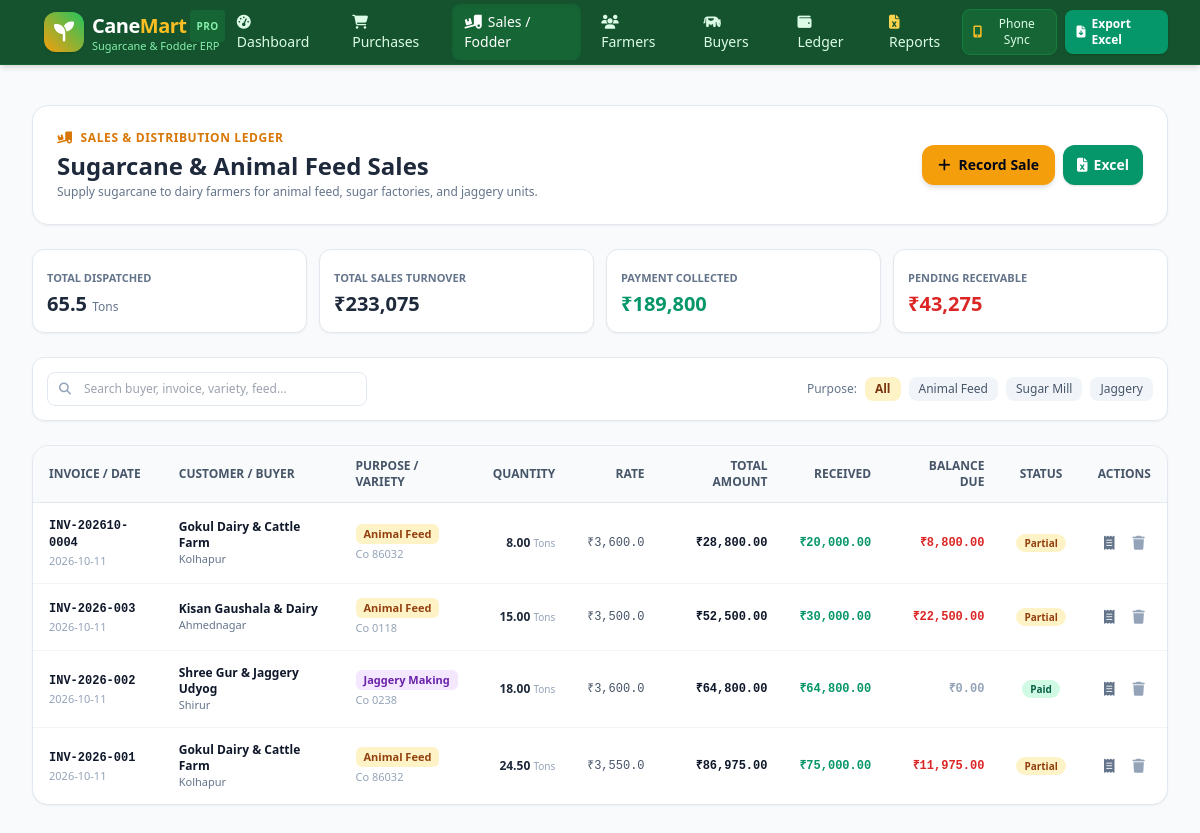
The app's page /sales with its own data.
### tables this page shows
CREATE TABLE sales (
        id INTEGER PRIMARY KEY AUTOINCREMENT,
        invoice_no TEXT UNIQUE NOT NULL,
        customer_id INTEGER,
        customer_name TEXT NOT NULL,
        sale_date TEXT NOT NULL,
        variety TEXT NOT NULL,
        purpose TEXT DEFAULT 'Animal Feed',
        quantity REAL NOT NULL,
        unit TEXT DEFAULT 'Tons',
        rate_per_unit REAL NOT NULL,
        total_amount REAL NOT NULL,
        paid_amount REAL DEFAULT 0,
        remaining_amount REAL DEFAULT 0,
        payment_status TEXT DEFAULT 'Unpaid',
        transport_id INTEGER,
        vehicle_no TEXT,
        notes TEXT,
        created_at TIMESTAMP DEFAULT CURRENT_TIMESTAMP,
        FOREIGN KEY (customer_id) REFERENCES customers(id) ON DELETE SET NULL,
        FOREIGN KEY (transport_id) REFERENCES transport(id) ON DELETE SET NULL
    );

CREATE TABLE customers (
        id INTEGER PRIMARY KEY AUTOINCREMENT,
        name TEXT NOT NULL,
        mobile TEXT,
        location TEXT,
        customer_type TEXT DEFAULT 'Animal Feed / Dairy',
        notes TEXT,
        created_at TIMESTAMP DEFAULT CURRENT_TIMESTAMP
    );

### app.py (the view)
@app.route('/sales')
def sales_list():
    conn = get_connection()
    cursor = conn.cursor()
    cursor.execute('''
        SELECT s.*, c.mobile as customer_mobile, c.location as customer_location, c.customer_type
        FROM sales s
        LEFT JOIN customers c ON s.customer_id = c.id
        ORDER BY s.sale_date DESC, s.id DESC
    ''')
    sales = cursor.fetchall()
    cursor.execute('SELECT id, name, customer_type, location FROM customers ORDER BY name ASC')
    customers = cursor.fetchall()
    cursor.execute('SELECT id, vehicle_no, driver_name FROM transport ORDER BY id DESC')
    transporters = cursor.fetchall()
    cursor.execute('''
        SELECT
            COALESCE(SUM(quantity), 0) as total_qty,
            COALESCE(SUM(total_amount), 0) as total_amt,
            COALESCE(SUM(paid_amount), 0) as total_paid,
            COALESCE(SUM(remaining_amount), 0) as total_rem
        FROM sales
    ''')
    stats = cursor.fetchone()
    conn.close()
    return render_template('sales.html', sales=sales, customers=customers, transporters=transporters, stats=stats)

### app.py (called while the page is built)
def get_local_ip():
    try:
        s = socket.socket(socket.AF_INET, socket.SOCK_DGRAM)
        s.connect(('8.8.8.8', 80))
        ip = s.getsockname()[0]
        s.close()
        return ip
    except Exception:
        return '127.0.0.1'

@app.context_processor
def inject_global_data():
    return {
        'local_ip': get_local_ip(),
        'port': 5000,
        'current_year': datetime.now().year,
        'today_date': date.today().strftime('%Y-%m-%d')
    }

### database.py (called while the page is built)
def get_connection():
    conn = sqlite3.connect(DB_PATH)
    conn.row_factory = sqlite3.Row
    conn.execute("PRAGMA foreign_keys = ON")
    return conn

### templates/sales.html (shortened to what this page needs)
{% extends "base.html" %}
{% block content %}
<div class="space-y-6">
    <div class="flex flex-col sm:flex-row justify-between items-start sm:items-center gap-4 bg-white p-4 sm:p-6 rounded-2xl border border-slate-200 shadow-sm">
        <div>
            <div class="flex items-center space-x-2 text-amber-600 text-xs font-bold uppercase tracking-wider">
                <i class="fa-solid fa-truck-ramp-box"></i>
                <span>Sales & Distribution Ledger</span>
            </div>
            <h1 class="text-xl sm:text-2xl font-black text-slate-800 mt-1">Sugarcane & Animal Feed Sales</h1>
            <p class="text-xs text-slate-500 mt-0.5">Supply sugarcane to dairy farmers for animal feed, sugar factories, and jaggery units.</p>
        </div>
        <div class="flex flex-wrap items-center gap-2 w-full sm:w-auto">
            <button onclick="openSaleModal()" class="flex-1 sm:flex-none px-4 py-2.5 bg-amber-500 hover:bg-amber-400 text-slate-950 rounded-xl font-bold text-xs sm:text-sm shadow-md transition flex items-center justify-center space-x-2">
                <i class="fa-solid fa-plus"></i>
                <span>Record Sale</span>
            </button>
            <a href="{{ url_for('export_sales') }}" class="px-3.5 py-2.5 bg-emerald-600 hover:bg-emerald-500 text-white rounded-xl font-bold text-xs sm:text-sm shadow transition flex items-center space-x-1.5" title="Download Excel">
                <i class="fa-solid fa-file-excel"></i>
                <span class="hidden sm:inline">Excel</span>
            </a>
        </div>
    </div>
    <div class="grid grid-cols-2 sm:grid-cols-4 gap-3">
        <div class="bg-white p-3.5 rounded-xl border border-slate-200 shadow-sm">
            <span class="text-[11px] font-semibold text-slate-500 uppercase">Total Dispatched</span>
            <div class="text-lg sm:text-xl font-black text-slate-800 mt-0.5">{{ "{:,.1f}".format(stats.total_qty) }} <span class="text-xs font-normal text-slate-500">Tons</span></div>
        </div>
        <div class="bg-white p-3.5 rounded-xl border border-slate-200 shadow-sm">
            <span class="text-[11px] font-semibold text-slate-500 uppercase">Total Sales Turnover</span>
            <div class="text-lg sm:text-xl font-black text-slate-800 mt-0.5">₹{{ "{:,.0f}".format(stats.total_amt) }}</div>
        </div>
        <div class="bg-white p-3.5 rounded-xl border border-slate-200 shadow-sm">
            <span class="text-[11px] font-semibold text-slate-500 uppercase">Payment Collected</span>
            <div class="text-lg sm:text-xl font-black text-emerald-600 mt-0.5">₹{{ "{:,.0f}".format(stats.total_paid) }}</div>
        </div>
        <div class="bg-white p-3.5 rounded-xl border border-slate-200 shadow-sm">
            <span class="text-[11px] font-semibold text-slate-500 uppercase">Pending Receivable</span>
            <div class="text-lg sm:text-xl font-black text-red-600 mt-0.5">₹{{ "{:,.0f}".format(stats.total_rem) }}</div>
        </div>
    </div>
    <div class="bg-white p-3.5 rounded-xl border border-slate-200 shadow-sm flex flex-col sm:flex-row items-center justify-between gap-3">
        <div class="relative w-full sm:w-80">
            <i class="fa-solid fa-magnifying-glass absolute left-3 top-1/2 -translate-y-1/2 text-slate-400 text-xs"></i>
            <input type="text" id="searchSaleInput" onkeyup="filterSales()" placeholder="Search buyer, invoice, variety, feed..." class="w-full pl-9 pr-3 py-2 rounded-lg border border-slate-200 text-xs focus:ring-2 focus:ring-amber-500 focus:outline-none">
        </div>
        <div class="flex items-center space-x-2 w-full sm:w-auto text-xs overflow-x-auto pb-1 sm:pb-0">
            <span class="text-slate-500 font-medium">Purpose:</span>
            <button onclick="filterPurpose('all')" class="purpose-btn px-2.5 py-1 rounded-lg bg-amber-100 text-amber-900 font-bold whitespace-nowrap">All</button>
            <button onclick="filterPurpose('Animal Feed')" class="purpose-btn px-2.5 py-1 rounded-lg bg-slate-100 text-slate-600 hover:bg-amber-100 hover:text-amber-800 font-medium whitespace-nowrap">Animal Feed</button>
            <button onclick="filterPurpose('Sugar Mill')" class="purpose-btn px-2.5 py-1 rounded-lg bg-slate-100 text-slate-600 hover:bg-amber-100 hover:text-amber-800 font-medium whitespace-nowrap">Sugar Mill</button>
            <button onclick="filterPurpose('Jaggery')" class="purpose-btn px-2.5 py-1 rounded-lg bg-slate-100 text-slate-600 hover:bg-amber-100 hover:text-amber-800 font-medium whitespace-nowrap">Jaggery</button>
        </div>
    </div>
    <div class="bg-white rounded-2xl border border-slate-200 shadow-sm overflow-hidden">
        <div class="hidden md:block overflow-x-auto">
            <table class="w-full text-left text-xs" id="salesTable">
                <thead class="bg-slate-50 text-slate-600 uppercase font-semibold border-b border-slate-200">
                    <tr>
                        <th class="py-3 px-4">Invoice / Date</th>
                        <th class="py-3 px-4">Customer / Buyer</th>
                        <th class="py-3 px-4">Purpose / Variety</th>
                        <th class="py-3 px-4 text-right">Quantity</th>
                        <th class="py-3 px-4 text-right">Rate</th>
                        <th class="py-3 px-4 text-right">Total Amount</th>
                        <th class="py-3 px-4 text-right">Received</th>
                        <th class="py-3 px-4 text-right">Balance Due</th>
                        <th class="py-3 px-4 text-center">Status</th>
                        <th class="py-3 px-4 text-center">Actions</th>
                    </tr>
                </thead>
                <tbody class="divide-y divide-slate-100">
                    {% for s in sales %}
                    <tr class="sale-row hover:bg-slate-50/70 transition" data-purpose="{{ s.purpose }}" data-status="{{ s.payment_status }}">
                        <td class="py-3.5 px-4">
                            <span class="font-bold text-slate-900 font-mono">{{ s.invoice_no }}</span>
                            <div class="text-[11px] text-slate-400 mt-0.5">{{ s.sale_date }}</div>
                        </td>
                        <td class="py-3.5 px-4">
                            <span class="font-bold text-slate-900">{{ s.customer_name }}</span>
                            <div class="text-[11px] text-slate-500">
                                {% if s.customer_location %}{{ s.customer_location }}{% else %}Client{% endif %}
                            </div>
                        </td>
                        <td class="py-3.5 px-4">
                            <span class="inline-block px-2 py-0.5 rounded-md text-[11px] font-semibold
                                {% if 'Feed' in s.purpose %}bg-amber-100 text-amber-800
                                {% elif 'Mill' in s.purpose %}bg-blue-100 text-blue-800
                                {% else %}bg-purple-100 text-purple-800{% endif %}">
                                {{ s.purpose }}
                            </span>
                            <div class="text-[11px] text-slate-400 mt-0.5">{{ s.variety }}</div>
                        </td>
                        <td class="py-3.5 px-4 text-right font-black text-slate-800">
                            {{ "{:,.2f}".format(s.quantity) }} <span class="text-[10px] text-slate-400 font-normal">{{ s.unit }}</span>
                        </td>
                        <td class="py-3.5 px-4 text-right text-slate-600 font-mono">
                            ₹{{ "{:,.1f}".format(s.rate_per_unit) }}
                        </td>
                        <td class="py-3.5 px-4 text-right font-black text-slate-900 font-mono">
                            ₹{{ "{:,.2f}".format(s.total_amount) }}
                        </td>
                        <td class="py-3.5 px-4 text-right text-emerald-600 font-bold font-mono">
                            ₹{{ "{:,.2f}".format(s.paid_amount) }}
                        </td>
                        <td class="py-3.5 px-4 text-right font-black font-mono {% if s.remaining_amount > 0 %}text-red-600{% else %}text-slate-400{% endif %}">
                            ₹{{ "{:,.2f}".format(s.remaining_amount) }}
                        </td>
                        <td class="py-3.5 px-4 text-center">
                            <span class="px-2 py-0.5 rounded-full text-[10px] font-bold
                                {% if s.payment_status == 'Paid' %}bg-emerald-100 text-emerald-800
                                {% elif s.payment_status == 'Partial' %}bg-amber-100 text-amber-800
                                {% else %}bg-red-100 text-red-800{% endif %}">
                                {{ s.payment_status }}
                            </span>
                        </td>
                        <td class="py-3.5 px-4 text-center">
                            <div class="flex items-center justify-center space-x-1.5">
                                <a href="{{ url_for('sale_receipt', sale_id=s.id) }}" class="p-1.5 rounded-lg text-slate-500 hover:text-amber-700 hover:bg-amber-50 transition" title="Print Invoice">
                                    <i class="fa-solid fa-receipt text-sm"></i>
                                </a>
                                <form method="POST" action="{{ url_for('delete_sale', sale_id=s.id) }}" onsubmit="return confirm('Delete this sale invoice?');" class="inline">
                                    <button type="submit" class="p-1.5 rounded-lg text-slate-400 hover:text-red-600 hover:bg-red-50 transition" title="Delete">
                                        <i class="fa-solid fa-trash text-sm"></i>
                                    </button>
                                </form>
                            </div>
                        </td>
                    </tr>
                    {% else %}
                    <tr>
                        <td colspan="10" class="py-12 text-center text-slate-400 text-sm">No sales records found.</td>
                    </tr>
                    {% endfor %}
                </tbody>
            </table>
        </div>
    </div>
</div>
{% endblock %}

### static/css/style.css (style rules this page uses)
body { font-family: 'Plus Jakarta Sans', system-ui, -apple-system, BlinkMacSystemFont, 'Segoe UI', Roboto, Oxygen, Ubuntu, Cantarell, sans-serif; -webkit-tap-highlight-color: transparent; }

### records on screen
sales: invoice_no "INV-202610-0004", sale_date "2026-10-11", customer_name "Gokul Dairy & Cattle Farm", customer_location "Kolhapur", purpose "Animal Feed", variety "Co 86032", quantity "8.00", unit "Tons", rate_per_unit "3,600.0", total_amount "28,800.00", paid_amount "20,000.00", remaining_amount "8,800.00", payment_status "Partial"
sales: invoice_no "INV-2026-003", sale_date "2026-10-11", customer_name "Kisan Gaushala & Dairy", customer_location "Ahmednagar", purpose "Animal Feed", variety "Co 0118", quantity "15.00", unit "Tons", rate_per_unit "3,500.0", total_amount "52,500.00", paid_amount "30,000.00", remaining_amount "22,500.00", payment_status "Partial"
sales: invoice_no "INV-2026-002", sale_date "2026-10-11", customer_name "Shree Gur & Jaggery Udyog", customer_location "Shirur", purpose "Jaggery Making", variety "Co 0238", quantity "18.00", unit "Tons", rate_per_unit "3,600.0", total_amount "64,800.00", paid_amount "64,800.00", remaining_amount "0.00", payment_status "Paid"
sales: invoice_no "INV-2026-001", sale_date "2026-10-11", customer_name "Gokul Dairy & Cattle Farm", customer_location "Kolhapur", purpose "Animal Feed", variety "Co 86032", quantity "24.50", unit "Tons", rate_per_unit "3,550.0", total_amount "86,975.00", paid_amount "75,000.00", remaining_amount "11,975.00", payment_status "Partial"

### other values on screen
{{ "{:,.1f}".format(stats.total_qty) }} "65.5"
{{ "{:,.0f}".format(stats.total_amt) }} "233,075"
{{ "{:,.0f}".format(stats.total_paid) }} "189,800"
{{ "{:,.0f}".format(stats.total_rem) }} "43,275"
